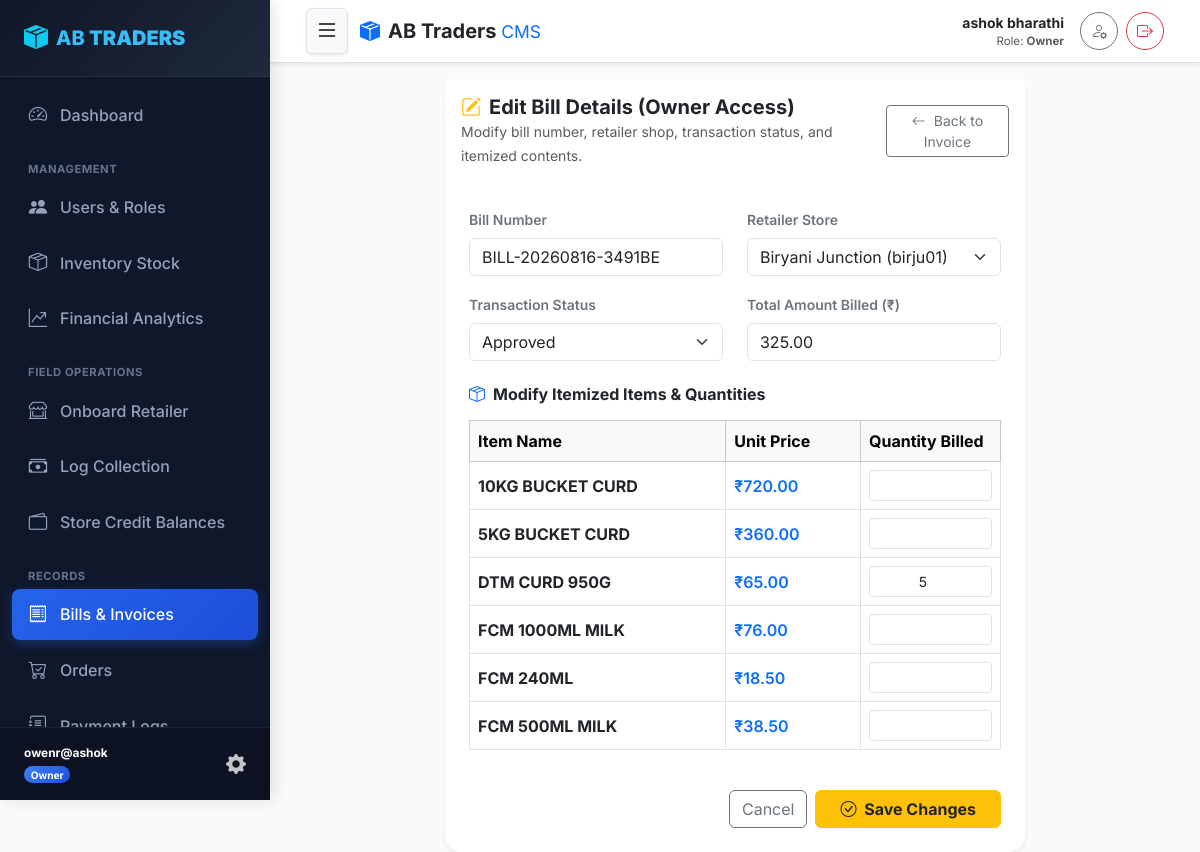
The page /bills/17/edit/ (signed in) on the database its author committed.
### core/models.py (models this page shows, shortened)
class User(AbstractUser):
    class Role(models.TextChoices):
        SUPERUSER = 'SUPERUSER', 'SuperUser'
        OWNER = 'OWNER', 'Owner'
        STAFF = 'STAFF', 'Staff'
        RETAILER = 'RETAILER', 'Retailer'
    role = models.CharField(max_length=20, choices=Role.choices, default=Role.RETAILER)
    phone_number = models.CharField(max_length=15, unique=True, blank=True, null=True)
    is_locked = models.BooleanField(default=False, help_text="Locked users cannot log in.")
    def is_superuser_role(self):
        return self.role == self.Role.SUPERUSER or self.is_superuser
    def is_owner_role(self):
        return self.role == self.Role.OWNER
    @property
    def display_name(self):
        full_name = self.get_full_name().strip()
        return full_name if full_name else self.username

class Bill(models.Model):
    STATUS_CHOICES = (
        ('pending', 'Pending'),
        ('approved', 'Approved'),
        ('paid', 'Paid'),
        ('rejected', 'Rejected'),
    )
    bill_number = models.CharField(max_length=50, unique=True)
    retailer = models.ForeignKey(RetailerProfile, on_delete=models.CASCADE, related_name='bills')
    created_by = models.ForeignKey(User, on_delete=models.SET_NULL, null=True, related_name='created_bills')
    total_amount = models.DecimalField(max_digits=12, decimal_places=2)
    status = models.CharField(max_length=20, choices=STATUS_CHOICES, default='pending')
    rejection_reason = models.TextField(blank=True, null=True)
    created_at = models.DateTimeField(auto_now_add=True)

class Item(models.Model):
    name = models.CharField(max_length=100)
    description = models.TextField(blank=True, null=True)
    price = models.DecimalField(max_digits=10, decimal_places=2)
    stock_quantity = models.IntegerField(default=0)
    created_at = models.DateTimeField(auto_now_add=True)
    updated_at = models.DateTimeField(auto_now=True)

class BillItem(models.Model):
    bill = models.ForeignKey(Bill, on_delete=models.CASCADE, related_name='items')
    item = models.ForeignKey(Item, on_delete=models.CASCADE)
    quantity = models.PositiveIntegerField(default=1)
    price = models.DecimalField(max_digits=10, decimal_places=2)

### core/views.py (the view)
# urls.py: path('bills/<int:pk>/edit/', views.bill_edit_view, name='bill_edit'),
@role_required(['SUPERUSER', 'OWNER'])
def bill_edit_view(request, pk):
    from .models import BillItem
    from .forms import BillEditForm
    bill = get_object_or_404(Bill, pk=pk)
    available_items = Item.objects.all().order_by('name')
    if request.method == 'POST':
        form = BillEditForm(request.POST, instance=bill)
        if form.is_valid():
            edited_bill = form.save(commit=False)
            has_posted_items = any(key.startswith('quantity_') for key in request.POST)
            if has_posted_items:
                bill.items.all().delete()
                total_calc = Decimal('0.00')
                for key, val in request.POST.items():
                    if key.startswith('quantity_'):
                        item_id = key.split('_')[1]
                        try:
                            qty = int(val)
                            if qty > 0:
                                item_obj = Item.objects.get(pk=item_id)
                                BillItem.objects.create(
                                    bill=edited_bill,
                                    item=item_obj,
                                    quantity=qty,
                                    price=item_obj.price
                                )
                                total_calc += (Decimal(qty) * item_obj.price)
                        except (ValueError, Item.DoesNotExist):
                            pass
                if total_calc > 0:
                    edited_bill.total_amount = total_calc
            edited_bill.save()
            messages.success(request, f"Bill #{edited_bill.bill_number} updated successfully!")
            return redirect('bill_detail', pk=edited_bill.pk)
    else:
        form = BillEditForm(instance=bill)
    context = {
        'form': form,
        'bill': bill,
        'available_items': available_items,
        'bill_items': bill.items.select_related('item').all()
    }
    return render(request, 'bill_edit.html', context)

### core/templates/bill_edit.html (shortened to what this page needs)
{% extends 'base.html' %}
{% block content %}
<div class="row justify-content-center">
    <div class="col-md-9 col-lg-8">
        <div class="card shadow-sm border-0 rounded-4">
            <div class="card-header bg-white py-3 border-0 d-flex justify-content-between align-items-center">
                <div>
                    <h5 class="fw-bold mb-0 text-dark"><i class="bi bi-pencil-square text-warning me-2"></i>Edit Bill Details (Owner Access)</h5>
                    <small class="text-muted">Modify bill number, retailer shop, transaction status, and itemized contents.</small>
                </div>
                <a href="{% url 'bill_detail' bill.pk %}" class="btn btn-sm btn-outline-secondary"><i class="bi bi-arrow-left me-1"></i> Back to Invoice</a>
            </div>
            <div class="card-body p-4">
                <form method="post">
                    <div class="row mb-3">
                        <div class="col-md-6 mb-3 mb-md-0">
                            <label for="id_bill_number" class="form-label text-secondary small fw-semibold">Bill Number</label>
                            {{ form.bill_number }}
                        </div>
                        <div class="col-md-6">
                            <label for="id_retailer" class="form-label text-secondary small fw-semibold">Retailer Store</label>
                            {{ form.retailer }}
                        </div>
                    </div>
                    <div class="row mb-4">
                        <div class="col-md-6 mb-3 mb-md-0">
                            <label for="id_status" class="form-label text-secondary small fw-semibold">Transaction Status</label>
                            {{ form.status }}
                        </div>
                        <div class="col-md-6">
                            <label for="id_total_amount" class="form-label text-secondary small fw-semibold">Total Amount Billed (₹)</label>
                            {{ form.total_amount }}
                        </div>
                    </div>
                    <h6 class="fw-bold mb-3"><i class="bi bi-box-seam me-2 text-primary"></i>Modify Itemized Items & Quantities</h6>
                    <div class="table-responsive mb-4">
                        <table class="table table-bordered align-middle">
                            <thead class="table-light">
                                <tr>
                                    <th>Item Name</th>
                                    <th>Unit Price</th>
                                    <th style="width: 140px;">Quantity Billed</th>
                                </tr>
                            </thead>
                            <tbody>
                                {% for item in available_items %}
                                <tr>
                                    <td class="fw-bold text-dark">{{ item.name }}</td>
                                    <td class="fw-semibold text-primary">₹{{ item.price }}</td>
                                    <td>
                                        <input type="number" name="quantity_{{ item.id }}"
                                            value="{% for bi in bill_items %}{% if bi.item_id == item.id %}{{ bi.quantity }}{% endif %}{% endfor %}"
                                            min="0" class="form-control form-control-sm text-center">
                                    </td>
                                </tr>
                                {% empty %}
                                <tr>
                                    <td colspan="3" class="text-center text-muted py-3">No inventory items available.</td>
                                </tr>
                                {% endfor %}
                            </tbody>
                        </table>
                    </div>
                    <div class="d-flex justify-content-end gap-2">
                        <a href="{% url 'bill_detail' bill.pk %}" class="btn btn-outline-secondary">Cancel</a>
                        <button type="submit" class="btn btn-warning fw-bold text-dark px-4"><i class="bi bi-check-circle me-1"></i> Save Changes</button>
                    </div>
                </form>
            </div>
        </div>
    </div>
</div>
{% endblock %}

### core/templates/base.html (shortened to what this page needs)
{% load static %}
<!DOCTYPE html>
<html lang="en">
<head>
    <link href="https://cdn.jsdelivr.net/npm/bootstrap@5.3.2/dist/css/bootstrap.min.css" rel="stylesheet">
    <link rel="stylesheet" href="https://cdn.jsdelivr.net/npm/bootstrap-icons@1.11.2/font/bootstrap-icons.min.css">
    <link rel="stylesheet" href="{% static 'css/styles.css' %}">
</head>
<body>
    <div id="wrapper">
        {% if user.is_authenticated %}
        <aside id="sidebar-wrapper" class="sidebar-sticky">
            <div class="sidebar-heading d-flex align-items-center justify-content-between">
                <a href="{% url 'dashboard' %}" class="text-white text-decoration-none d-flex align-items-center">
                    <i class="bi bi-box-seam-fill me-2 text-info fs-4"></i>
                    <span>AB <strong>TRADERS</strong></span>
                </a>
            </div>
            <div class="list-group list-group-sidebar">
                <a href="{% url 'dashboard' %}" class="sidebar-link {% if request.resolver_match.url_name == 'dashboard' %}active{% endif %}">
                    <i class="bi bi-speedometer2"></i> Dashboard
                </a>
                {% if user.is_superuser_role or user.is_owner_role %}
                <div class="sidebar-section-title">Management</div>
                <a href="{% url 'user_list' %}" class="sidebar-link {% if 'user' in request.resolver_match.url_name %}active{% endif %}">
                    <i class="bi bi-people-fill"></i> Users & Roles
                </a>
                <a href="{% url 'inventory_list' %}" class="sidebar-link {% if 'inventory' in request.resolver_match.url_name or 'item' in request.resolver_match.url_name %}active{% endif %}">
                    <i class="bi bi-box-seam"></i> Inventory Stock
                </a>
                <a href="{% url 'owner_analytics' %}" class="sidebar-link {% if request.resolver_match.url_name == 'owner_analytics' %}active{% endif %}">
                    <i class="bi bi-graph-up-arrow"></i> Financial Analytics
                </a>
                {% endif %}
                {% if user.is_superuser_role or user.is_owner_role or user.is_staff_role %}
                <div class="sidebar-section-title">Field Operations</div>
                <a href="{% url 'onboard_retailer' %}" class="sidebar-link {% if request.resolver_match.url_name == 'onboard_retailer' %}active{% endif %}">
                    <i class="bi bi-shop-window"></i> Onboard Retailer
                </a>
                <a href="{% url 'log_collection' %}" class="sidebar-link {% if request.resolver_match.url_name == 'log_collection' %}active{% endif %}">
                    <i class="bi bi-cash-stack"></i> Log Collection
                </a>
                <a href="{% url 'credit_balances' %}" class="sidebar-link {% if request.resolver_match.url_name == 'credit_balances' %}active{% endif %}">
                    <i class="bi bi-wallet2"></i> Store Credit Balances
                </a>
                {% endif %}
                <div class="sidebar-section-title">Records</div>
                <a href="{% url 'bill_list' %}" class="sidebar-link {% if 'bill' in request.resolver_match.url_name %}active{% endif %}">
                    <i class="bi bi-receipt"></i> Bills & Invoices
                </a>
                <a href="{% url 'order_list' %}" class="sidebar-link {% if 'order' in request.resolver_match.url_name %}active{% endif %}">
                    <i class="bi bi-cart-check"></i> Orders
                </a>
                <a href="{% url 'collections_list' %}" class="sidebar-link {% if request.resolver_match.url_name == 'collections_list' %}active{% endif %}">
                    <i class="bi bi-journal-text"></i> Payment Logs
                </a>
            </div>
            <div class="sidebar-footer">
                <div class="d-flex align-items-center justify-content-between">
                    <div>
                        <div class="fw-bold text-white small text-truncate" style="max-width: 150px;">{{ user.username }}</div>
                        <span class="badge
                            {% if user.is_superuser_role %}badge-superuser
                            {% elif user.is_owner_role %}badge-owner
                            {% elif user.is_staff_role %}badge-staff
                            {% else %}badge-retailer{% endif %} rounded-pill mt-1">
                            {{ user.get_role_display }}
                        </span>
                    </div>
                    <a href="{% url 'profile' %}" class="text-white opacity-75 hover-opacity-100" title="My Profile"><i class="bi bi-gear-fill fs-5"></i></a>
                </div>
            </div>
        </aside>
        {% endif %}
        <div id="page-content-wrapper">
            {% if user.is_authenticated %}
            <nav class="navbar top-navbar sticky-top bg-white border-bottom shadow-sm py-2">
                <div class="container-fluid px-3 d-flex align-items-center justify-content-between flex-nowrap">
                    <div class="d-flex align-items-center gap-2">
                        <button type="button" class="btn btn-light me-1 shadow-sm border p-1 px-2" id="sidebarToggle" onclick="toggleSidebarMenu(event)" title="Toggle Navigation Menu">
                            <i class="bi bi-list fs-4"></i>
                        </button>
                        <a class="navbar-brand fw-extrabold text-dark d-flex align-items-center mb-0 me-0 me-md-3" href="{% url 'dashboard' %}">
                            <i class="bi bi-box-seam-fill me-2 text-primary"></i>
                            <span class="fw-bold fs-5 d-none d-sm-inline">AB Traders <span class="text-primary fw-normal small">CMS</span></span>
                        </a>
                    </div>
                    <div class="d-flex align-items-center gap-2">
                        <div class="text-end me-1 me-md-2 d-none d-sm-block">
                            <div class="fw-bold text-dark small text-truncate" style="max-width: 150px;">{{ user.display_name }}</div>
                            <div class="text-muted" style="font-size: 0.72rem;">Role: <strong>{{ user.get_role_display }}</strong></div>
                        </div>
                        <a href="{% url 'profile' %}" class="btn btn-outline-secondary btn-sm rounded-circle p-0 d-flex align-items-center justify-content-center" style="width: 38px; height: 38px;" title="My Profile">
                            <i class="bi bi-person-gear fs-6"></i>
                        </a>
                        <a href="{% url 'logout' %}" class="btn btn-outline-danger btn-sm rounded-circle p-0 d-flex align-items-center justify-content-center" style="width: 38px; height: 38px;" title="Logout">
                            <i class="bi bi-box-arrow-right fs-6"></i>
                        </a>
                    </div>
                </div>
            </nav>
            {% endif %}
            <div class="container-fluid px-3 px-md-4 pt-3">
                {% block content %}{% endblock %}
            </div>
        </div>
    </div>
</body>
</html>

### rows shown on the page
User: username "owenr@ashok", role "Owner", display_name "ashok bharathi"
Bill: bill_number "BILL-20260816-3491BE", retailer "Biryani Junction (birju01)", status "Approved", total_amount "325.00"
Item: name "10KG BUCKET CURD", price "720.00"
BillItem: quantity "5"
Item: name "5KG BUCKET CURD", price "360.00"
Item: name "DTM CURD 950G", price "65.00"
Item: name "FCM 1000ML MILK", price "76.00"
Item: name "FCM 240ML", price "18.50"
Item: name "FCM 500ML MILK", price "38.50"
